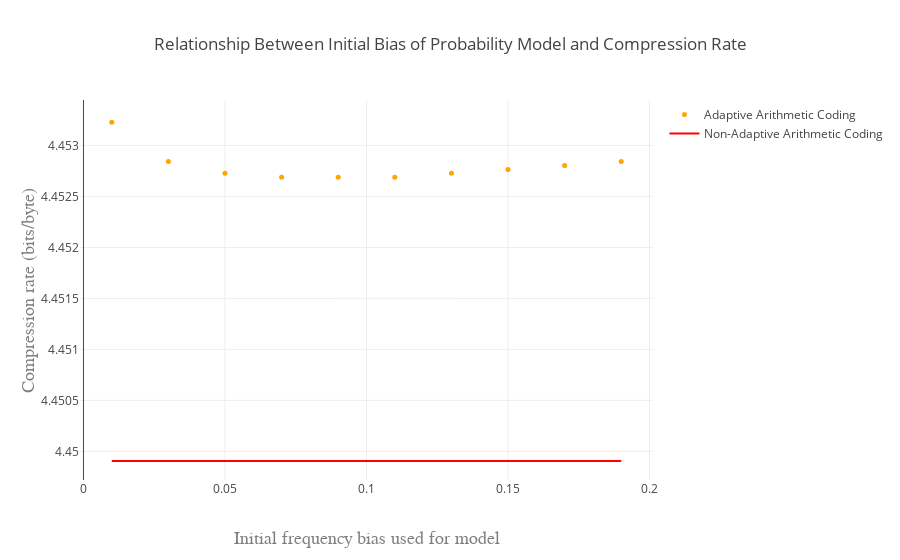

The notebook cell saved with this chart:
### Markdown cell above
##### 2.4 Plot showing the results of simulation in (2.3)

### Code cell
df3 = pd.read_csv("bias_test_2_0_1-1.csv")
y = [df3['Compression Rate'].iloc[i] for i in range(df3['Compression Rate'].count()) ]
trace3 = go.Scatter(
    x = df3['Bias'].values,
    y = df3['Compression Rate'].values,
    mode = 'markers',
    name = 'Adaptive Arithmetic Coding',
    marker = dict(
        size = 5,
        color = 'orange',
    )
    
)

trace4 = go.Scatter(
    x = df3['Bias'].values,
    y = [reg]*df3['Compression Rate'].count(),
    name = 'Non-Adaptive Arithmetic Coding',
    mode = 'lines',
    marker = dict(
        size = 5,
        color = 'red',
    )
    
)

trace5 = go.Scatter(
    x = df3['Bias'].values,
    y = [huf]*df3['Compression Rate'].count(),
    name = 'Non-Adaptive Huffman Coding',
    mode = 'lines',
    marker = dict(
        size = 5,
        color = 'blue',
    )
    
)

trace6 = go.Scatter(
    x = df3['Bias'].values,
    y = [sha]*df3['Compression Rate'].count(),
    name = 'Non-Adaptive Shannon-Fano Coding',
    mode = 'lines',
    marker = dict(
        size = 5,
        color = 'green',
    )
    
)

data = [trace3,trace4]

layout = go.Layout(
    title='Relationship Between Initial Bias of Probability Model and Compression Rate ',
    xaxis=dict(
        title='Initial frequency bias used for model',
        titlefont=dict(
            family='Courier New, monospace',
            size=18,
            color='#7f7f7f'
        )
    ),
    yaxis=dict(
        title='Compression rate (bits/byte)',
        titlefont=dict(
            family='Courier New, monospace',
            size=18,
            color='#7f7f7f'
        )
    ),
    showlegend=True
)

fig = go.Figure(data=data, layout=layout)
iplot(fig)

### Figure 1 — Plotly figure (JSON) as saved in the notebook; plotly's stock layout.template omitted (floating-point values rounded to 4 significant figures)
{"data": [{"marker": {"color": "orange", "size": 5}, "mode": "markers", "name": "Adaptive Arithmetic Coding", "type": "scatter", "uid": "44444b46-f675-11e8-87fa-acbc32c93aff", "x": [0.01, 0.03, 0.05, 0.07, 0.09, 0.11, 0.13, 0.15, 0.17, 0.19], "y": [4.453, 4.453, 4.453, 4.453, 4.453, 4.453, 4.453, 4.453, 4.453, 4.453]}, {"marker": {"color": "red", "size": 5}, "mode": "lines", "name": "Non-Adaptive Arithmetic Coding", "type": "scatter", "uid": "44444d06-f675-11e8-9868-acbc32c93aff", "x": [0.01, 0.03, 0.05, 0.07, 0.09, 0.11, 0.13, 0.15, 0.17, 0.19], "y": [4.45, 4.45, 4.45, 4.45, 4.45, 4.45, 4.45, 4.45, 4.45, 4.45]}], "layout": {"showlegend": true, "title": "Relationship Between Initial Bias of Probability Model and Compression Rate ", "xaxis": {"title": "Initial frequency bias used for model", "titlefont": {"color": "#7f7f7f", "family": "Courier New, monospace", "size": 18}}, "yaxis": {"title": "Compression rate (bits/byte)", "titlefont": {"color": "#7f7f7f", "family": "Courier New, monospace", "size": 18}}}}
